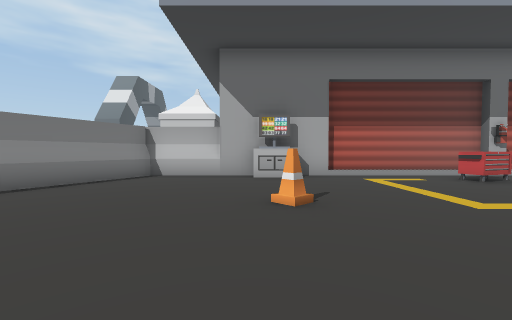
view 1 (above)

24 first-person views from a walk through a Unity game level. The camera is 1.4 m above the floor, tilts 2° down and sees 90° across. The floor is counted in squares, 2 m on a side. Each view is taken from the middle of a square. On the plan, view 1 faces up. The plan holds only what a view shows up to about 9 squares ahead; the rest is blank. The place goes on beyond the plan. The player character is not drawn.

view 2
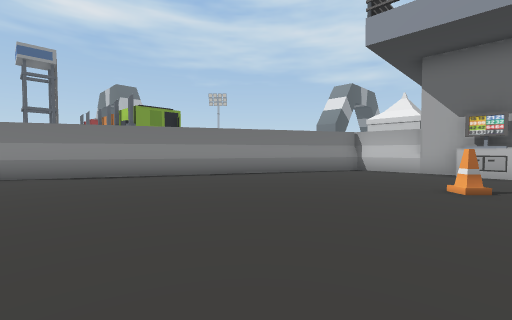

view 3
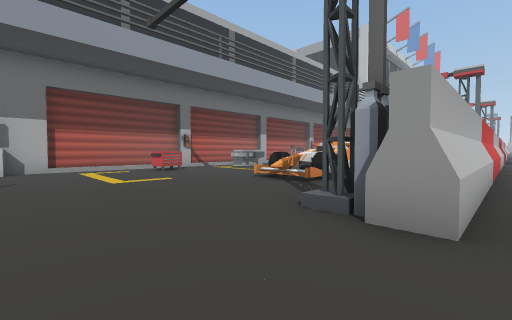

view 4
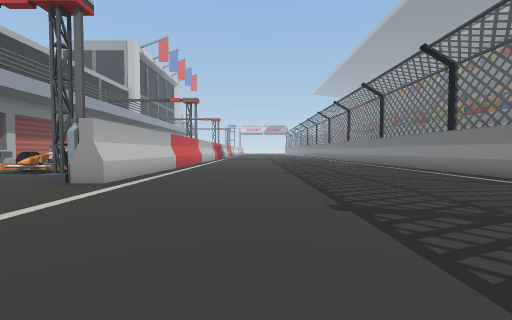

view 5
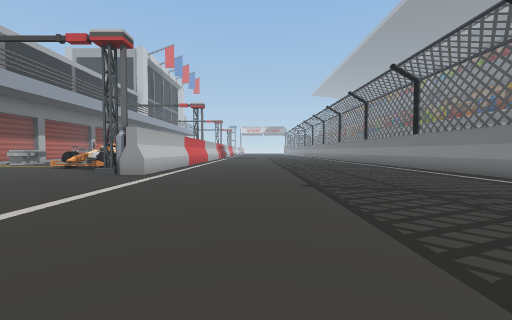

view 6
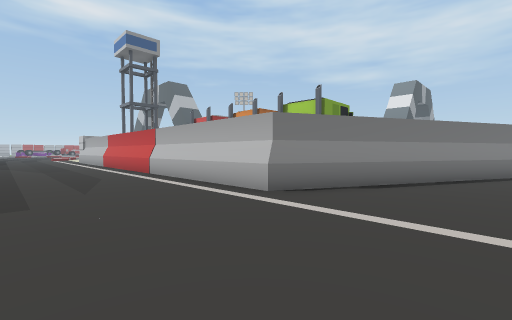

view 7
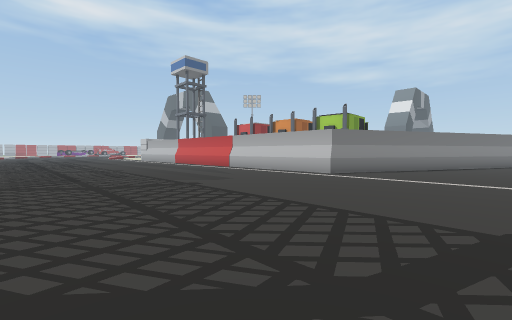

view 8
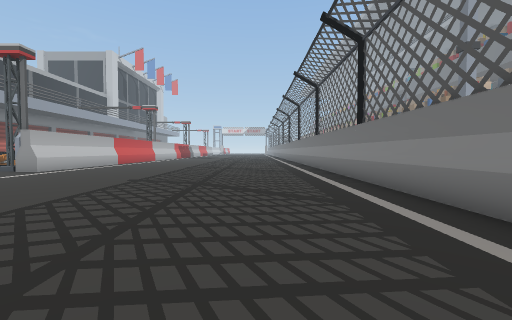

view 9
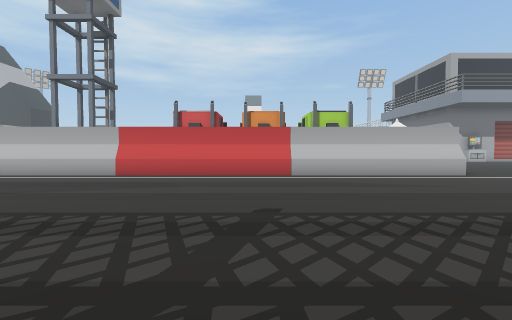

view 10
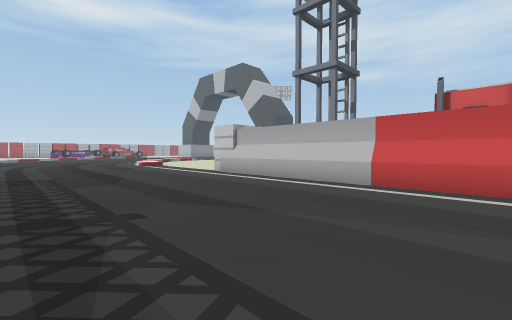

view 11
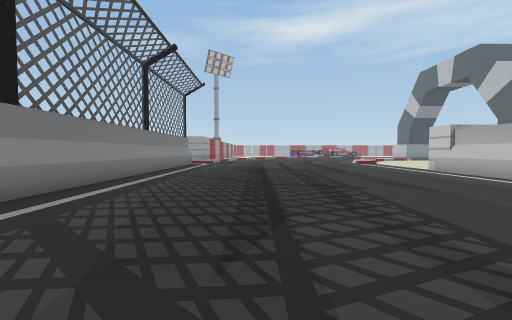

view 12
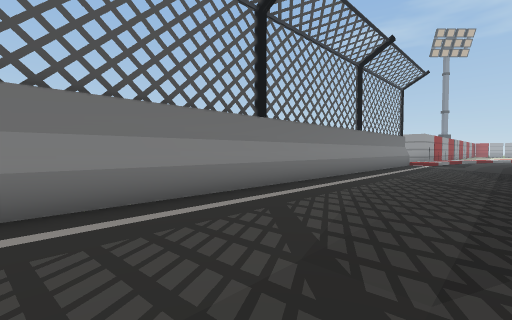

view 13
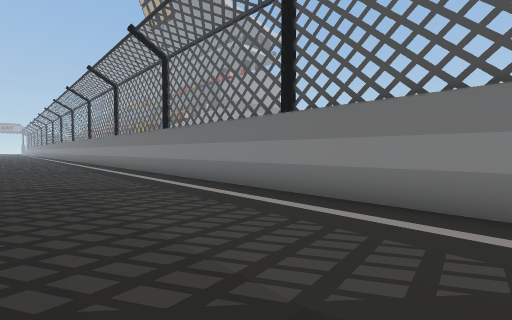

view 14
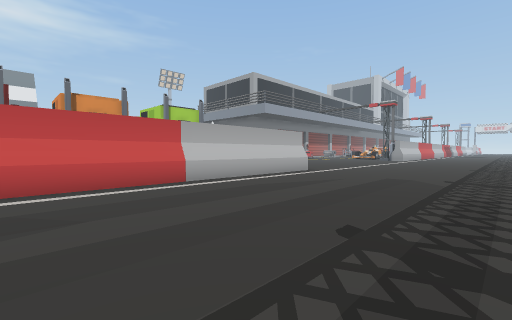

view 15
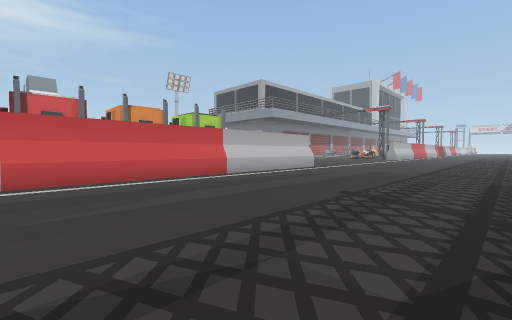

view 16
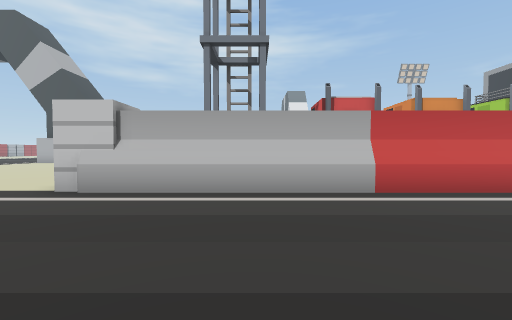

view 17
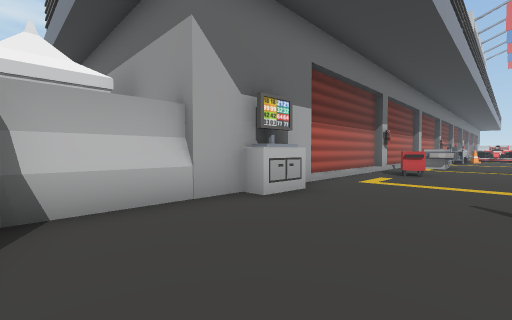

view 18
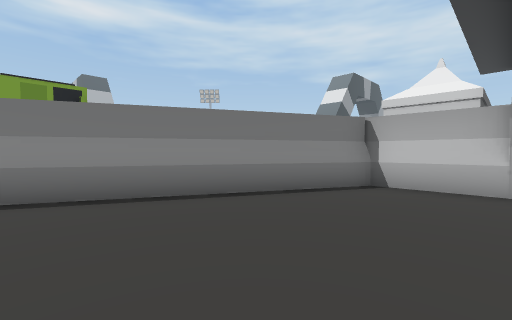

view 19
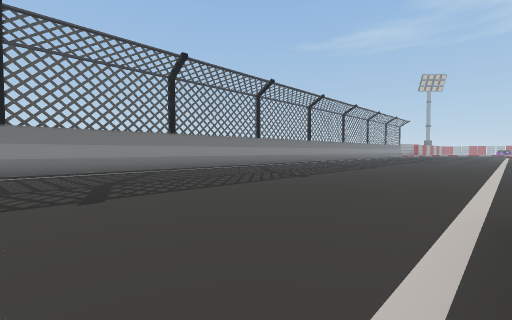

view 20
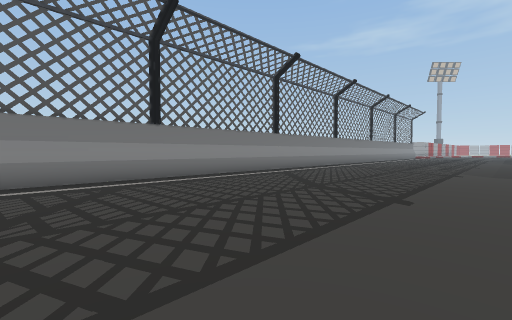

view 21
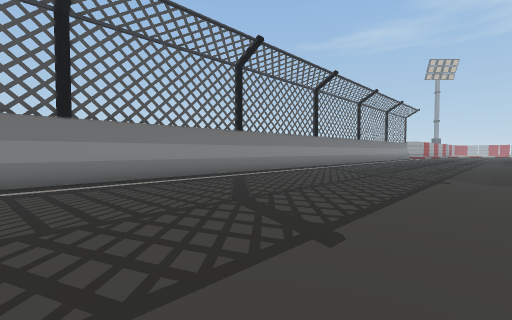

view 22
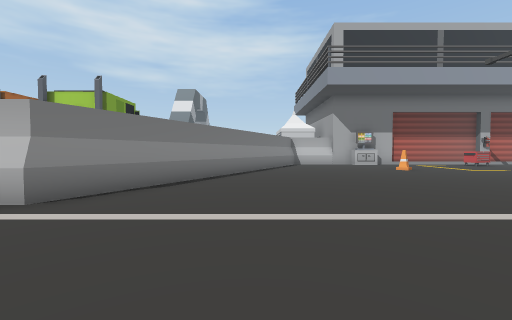

view 23
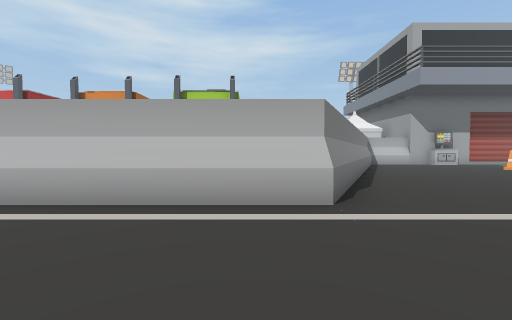

view 24
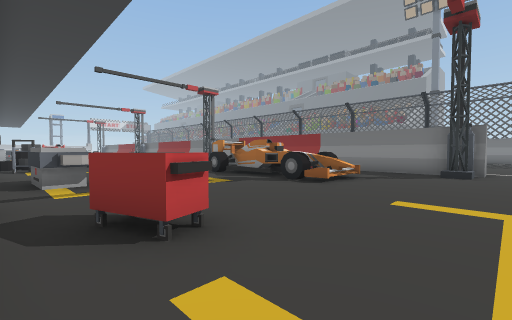

### Floor plan
Points are (right, up) in squares from view 1. A wall is a line through its corners. A room is listed if a view was taken in it or the views show most of it. See-through windows are left out.
Room 1 (views 1, 2, 3, 4, 5, 6, 7, 8, 9, 10, 11, 12, 13, 14, 15, 16, 17, 18, 19, 20, 21, 22, 23, 24)
walls: (3.5, -1.8) (4.4, -1.8); (3.7, -2.1) (3.7, -1.6) (4.2, -1.6) (3.6, -1.6); (4.3, -2) (6.8, -2); (4.5, -2.2) (5.8, -2.2); (5.6, 1.2) (6.8, 1.2); (-0.4, 7.3) (-3, 7.3) (-8, -2.7) (-22.5, -2.7); (6.6, 0.2) (6.6, 0.5) (7, 0.5); (7.5, -2.7) (3.5, -2.7) (3.5, -1.6); (6.3, 1.2) (6.9, 1.2); (7.4, 0.8) (5.6, 1); (7.1, 1.6) (6.6, 1.6) (6.6, 2) (7.2, 2); (2.1, 7.3) (1.4, 7.3); (6.6, 7.5) (2, 7.5); (7.1, 7.3) (6.5, 7.3); (-23.2, -12.5) (7, -12.5)
low walls: (5.9, 0.5) (5.9, 1.9); (7.2, 0.2) (6.6, 0.2)
objects: other object (-23, -2) to (-23, -1); cone (0, 3); other object (0, 7) to (1, 7); cart (5, 6) to (6, 6)

Where each view was taken, in squares from view 1:
view 1: 0 up, 0 right, facing up
view 2: 2 down, 1 right, facing up-left
view 3: 3 down, 1 right, facing up-right
view 4: 6 down, 2 left, facing right
view 5: 6 down, 4 left, facing right
view 6: 6 down, 5 left, facing up-left
view 7: 10 down, 4 left, facing up-left
view 8: 10 down, 5 left, facing right
view 9: 10 down, 14 left, facing up
view 10: 8 down, 16 left, facing up-left
view 11: 9 down, 14 left, facing left
view 12: 9 down, 14 left, facing down-left
view 13: 9 down, 16 left, facing down-right
view 14: 8 down, 16 left, facing up-right
view 15: 9 down, 18 left, facing up-right
view 16: 7 down, 20 left, facing up
view 17: 4 up, 3 left, facing up-right
view 18: 2 up, 1 left, facing up-left
view 19: 3 down, 7 right, facing down-left
view 20: 6 down, 0 right, facing down-left
view 21: 6 down, 2 left, facing down-left
view 22: 6 down, 5 left, facing up
view 23: 6 down, 9 left, facing up
view 24: 7 up, 3 right, facing down-right
